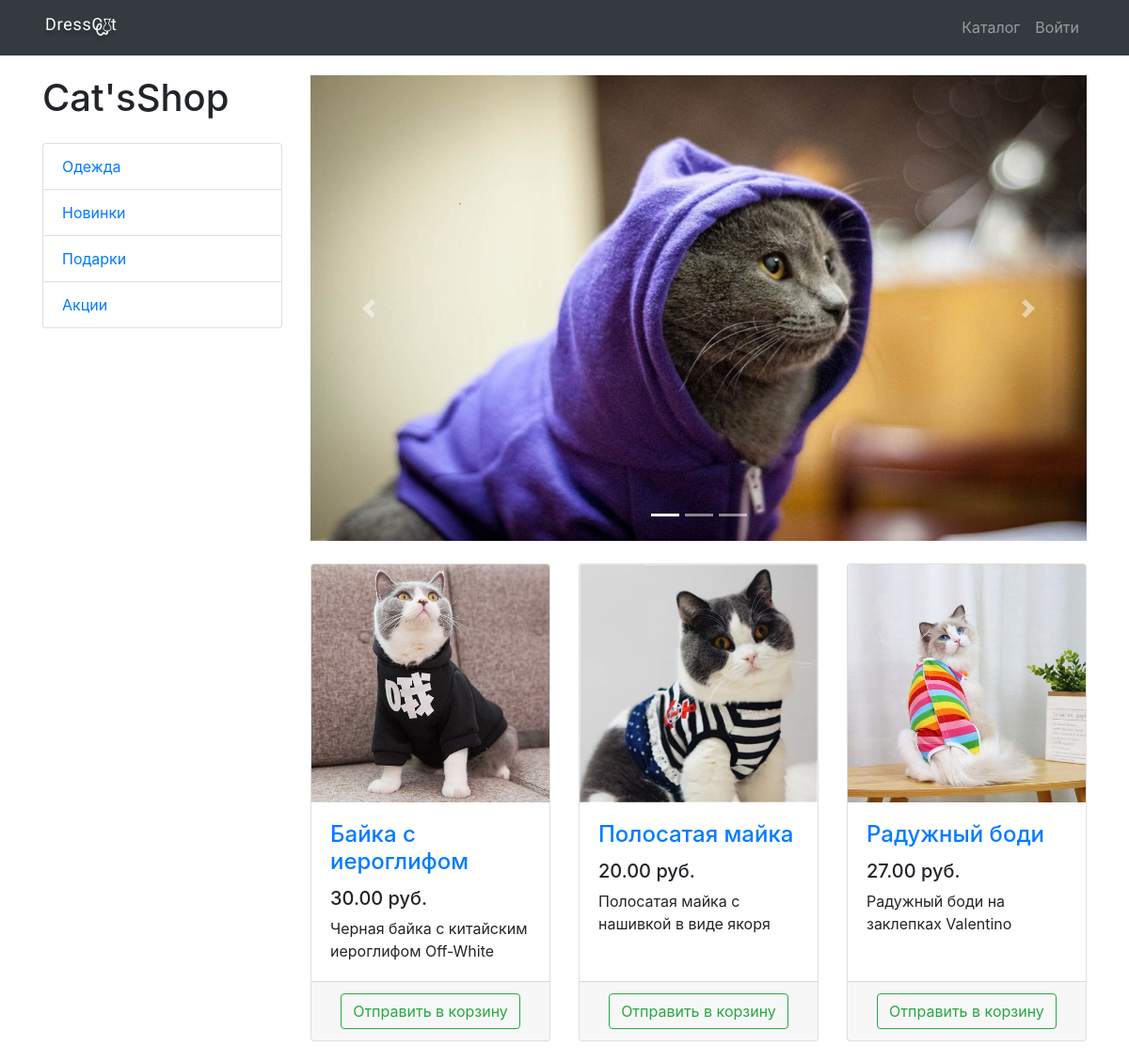
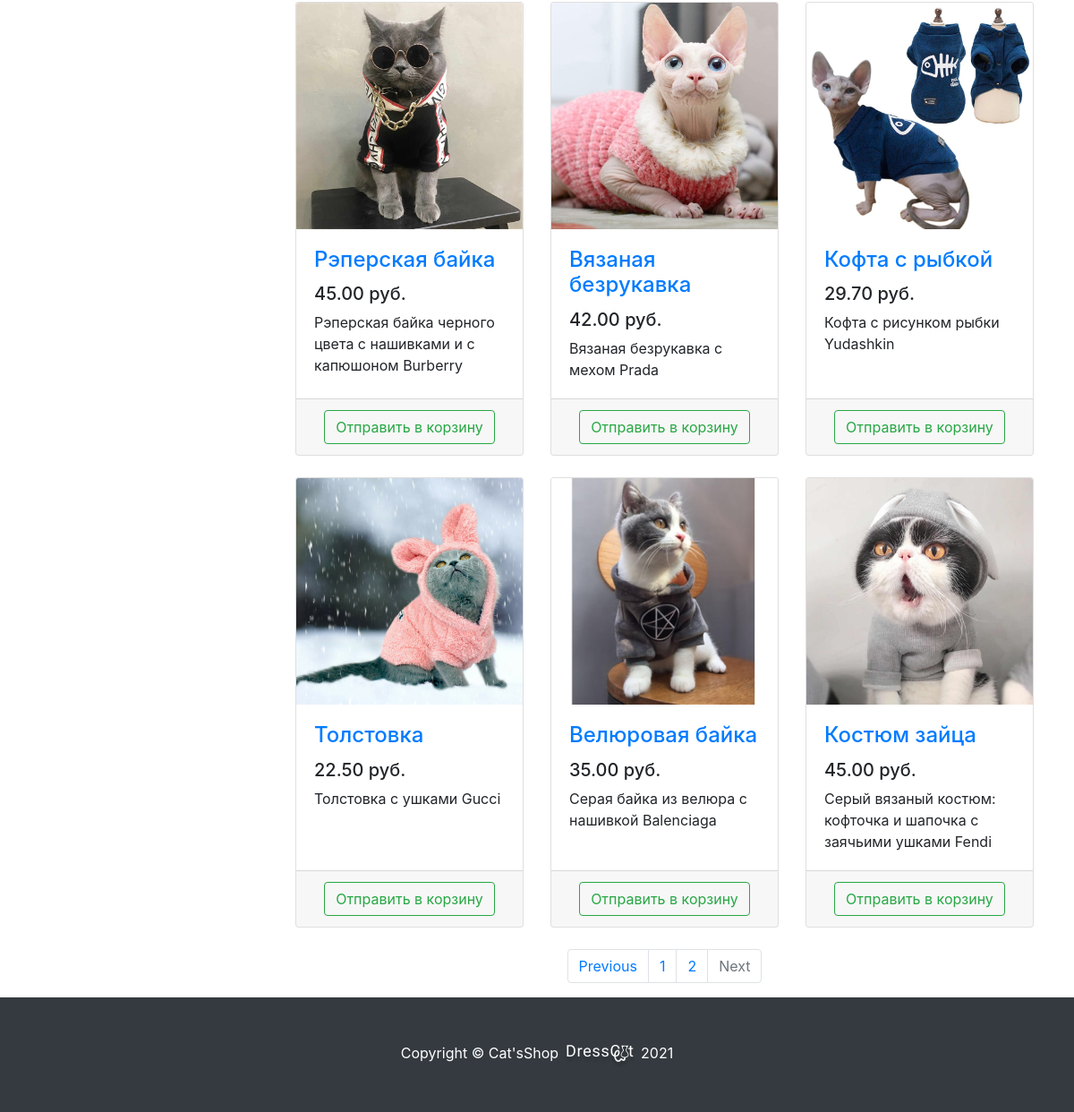
The app's page /products/page/2/ with its own data (2 pictures, top to bottom).
### products/models.py (models this page shows, shortened)
class ProductCategory(models.Model):
    name = models.CharField(max_length=64, unique=True)
    description = models.TextField(blank=True)
    class Meta:
        verbose_name_plural = 'Product Categories'

class Product(models.Model):
    name = models.CharField(max_length=256)
    image = models.ImageField(upload_to='products_images', blank=True)
    description = models.TextField(blank=True)
    short_description = models.CharField(max_length=64, blank=True)
    price = models.DecimalField(max_digits=5, decimal_places=2, default=0)
    quantity = models.PositiveIntegerField(default=0)
    category = models.ForeignKey(ProductCategory, on_delete=models.CASCADE)
    class Meta:
        ordering = ['category_id']

### products/views.py (the view)
# urls.py: path('', products, name='index'),
def products(request, category_id=None, page=1):
    context = {'title': 'DressCat - Каталог', 'categories': ProductCategory.objects.all()}
    if category_id:
        products = Product.objects.filter(category_id=category_id)
    else:
        products = Product.objects.all()
    paginator = Paginator(products, 9)
    products_paginator = paginator.page(page)
    context.update({'products': products_paginator})
    return render(request, 'products/products.html', context)

### products/templates/products/products.html (shortened to what this page needs)
{% extends  'products/base.html' %}
{% load static %}
{% block css %}
    <link href="{% static 'css/products.css' %}" rel="stylesheet">
{% endblock %}
{% block content %}
    <div class="container">
        <div class="row">
            <div class="col-lg-3">
                <h1 class="my-4">Cat'sShop</h1>
                <div class="list-group">
                    {% for category in categories %}
                        <a href="{% url 'products:category' category.id %}"
                           class="list-group-item">
                            {{ category.name }}
                        </a>
                    {% endfor %}
                </div>
            </div>
            <div class="col-lg-9">
                <div id="carouselExampleIndicators" class="carousel slide my-4" data-ride="carousel">
                    <ol class="carousel-indicators">
                        <li data-target="#carouselExampleIndicators" data-slide-to="0" class="active"></li>
                        <li data-target="#carouselExampleIndicators" data-slide-to="1"></li>
                        <li data-target="#carouselExampleIndicators" data-slide-to="2"></li>
                    </ol>
                    <div class="carousel-inner" role="listbox">
                        <div class="carousel-item active">
                            <img class="d-block img-fluid" src="{% static 'vendor/img/slides/slide1.jpg' %}" alt="First slide">
                        </div>
                    </div>
                    <a class="carousel-control-prev" href="#carouselExampleIndicators" role="button" data-slide="prev">
                        <span class="carousel-control-prev-icon" aria-hidden="true"></span>
                    </a>
                    <a class="carousel-control-next" href="#carouselExampleIndicators" role="button" data-slide="next">
                        <span class="carousel-control-next-icon" aria-hidden="true"></span>
                    </a>
                </div>
                <div class="row">
                    {% for product in products %}
                        <div class="col-lg-4 col-md-6 mb-4">
                        <div class="card h-100">
                            <a href="#">
                                <img class="card-img-top"
                                     src="/media/{{ product.image }}"
                                     alt="">
                            </a>
                            <div class="card-body">
                                <h4 class="card-title">
                                    <a href="#">{{ product.name }}</a>
                                </h4>
                                <h5>{{ product.price }} руб.</h5>
                                <p class="card-text">{{ product.description }}</p>
                            </div>
                            <div class="card-footer text-center">
                                <a href="{% url 'products:basket_add' product.id %}">
                                    <button type="button" class="btn btn-outline-success">
                                        Отправить в корзину
                                    </button>
                                </a>
                            </div>
                        </div>
                    </div>
                    {% endfor %}
                </div>
                <nav aria-label="Page navigation example">
                    <ul class="pagination justify-content-center">
                        <li class="page-item {% if not products.has_previous %} disabled {% endif %}">
                            <a class="page-link"
                               href="{% if products.has_previous %}
                               {% url 'products:page' products.previous_page_number %}
                               {% else %} # {% endif %}"
                               tabindex="-1" aria-disabled="true">Previous</a>
                        </li>
                        {% for page in products.paginator.page_range %}
                            <li class="page-item">
                                <a class="page-link" href="{% url 'products:page' page %}">
                                    {{ page }}
                                </a>
                            </li>
                        {% endfor %}
                        <li class="page-item {% if not products.has_next %} disabled {% endif %}">
                            <a class="page-link"
                              href="{% if products.has_next %}
                               {% url 'products:page' products.next_page_number %}
                               {% else %} # {% endif %}">
                                Next
                            </a>
                        </li>
                    </ul>
                </nav>
            </div>
        </div>
    </div>
{% endblock %}
{% block footer %}
    <footer class="py-5 bg-dark">
        <div class="container">
            <p class="m-0 text-center text-white">
                Copyright &copy; Cat'sShop
                <img src="{% static 'vendor/img/logo_small.png' %}"> 2021
            </p>
        </div>
    </footer>
{% endblock %}

### static/css/products.css (style rules this page uses)
body { padding-top: 56px; }

### records on screen
ProductCategory: name "Одежда"
ProductCategory: name "Новинки"
ProductCategory: name "Подарки"
ProductCategory: name "Акции"
Product: image (picture), name "Байка с иероглифом", price "30.00", description "Черная байка с китайским иероглифом Off-White"
Product: image (picture), name "Полосатая майка", price "20.00", description "Полосатая майка с нашивкой в виде якоря"
Product: image (picture), name "Радужный боди", price "27.00", description "Радужный боди на заклепках Valentino"
Product: image (picture), name "Рэперская байка", price "45.00", description "Рэперская байка черного цвета с нашивками и с капюшоном Burberry"
Product: image (picture), name "Вязаная безрукавка", price "42.00", description "Вязаная безрукавка с мехом Prada"
Product: image (picture), name "Кофта с рыбкой", price "29.70", description "Кофта с рисунком рыбки Yudashkin"
Product: image (picture), name "Толстовка", price "22.50", description "Толстовка с ушками Gucci"
Product: image (picture), name "Велюровая байка", price "35.00", description "Серая байка из велюра с нашивкой Balenciaga"
Product: image (picture), name "Костюм зайца", price "45.00", description "Серый вязаный костюм: кофточка и шапочка с заячьими ушками Fendi"

### other values on screen
{{ page }} "1" "2"
